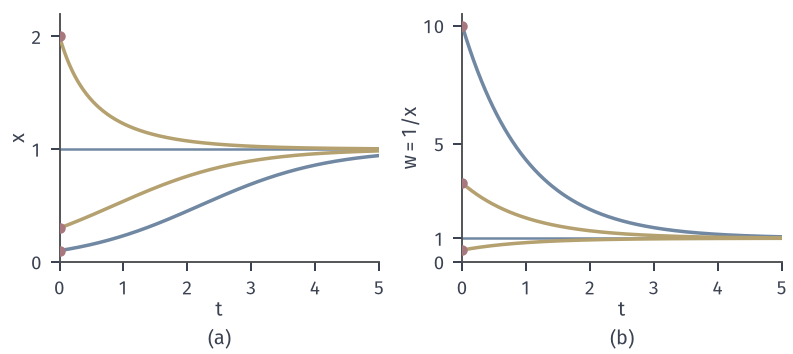

The script that drew this image:
from pathlib import Path
import sys
sys.path.insert(0, str(Path(__file__).resolve().parents[1]/"ivp-common"))
from ivp_common import *
HERE = Path(__file__).resolve().parent

# 目标：Logistic 方程是 alpha=2 的 Bernoulli 方程，w=1/x 把解变为线性方程的指数曲线。
fig, axes = figure(width_mm=112, height_mm=50, ncols=2)
panel(fig, .075, .985, .96, .26, .26)
a, b = axes
t = np.linspace(0, 5, 500)
for x0, c in [(.1, BLUE), (.3, YELLOW), (2., YELLOW)]:
    a.plot(t, x0*np.exp(t)/(1 - x0 + x0*np.exp(t)), color=c, lw=1.4, zorder=3)
    b.plot(t, 1 + (1/x0 - 1)*np.exp(-t), color=c, lw=1.4, zorder=3)
    dot(a, 0, x0); dot(b, 0, 1/x0)
a.axhline(1, color=BLUE, lw=1, zorder=2); b.axhline(1, color=BLUE, lw=1, zorder=2)
a.set_xlim(0, 5); a.set_ylim(0, 2.2); a.set_xticks(range(6)); a.set_yticks([0, 1, 2]); a.set_xlabel('$t$', labelpad=1); a.set_ylabel('$x$', labelpad=1)
b.set_xlim(0, 5); b.set_ylim(0, 10.5); b.set_xticks(range(6)); b.set_yticks([0, 1, 5, 10]); b.set_xlabel('$t$', labelpad=1); b.set_ylabel('$w=1/x$', labelpad=1)
tags(fig, axes)
save(fig, HERE, 'figure', {'x0': [.1, .3, 2], 'w': 'w=1+(w0-1)e^-t'})
